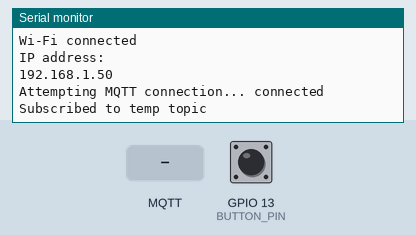
Recording of a sketch running on a simulated ESP32. Parts: the last lines printed to the serial monitor. The test bench sets the inputs (shaded band); at power-on: GPIO 13 (BUTTON_PIN) HIGH. WiFi joins after 1.5 s; servers stay silent unless stated; random numbers use the default seed unless the sketch sets one; no MQTT or app messages arrive unless stated.

Above: at 3.7 s.
3.8 s: GPIO 13 (BUTTON_PIN) pulled LOW for 0.15 s
At 5.0 s:
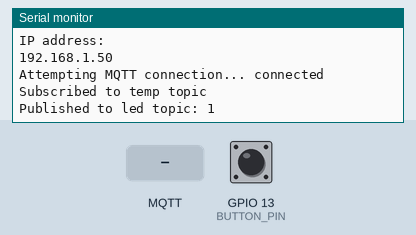
5.4 s: MQTT message "1" arrives on the first subscribed topic
At 6.4 s:
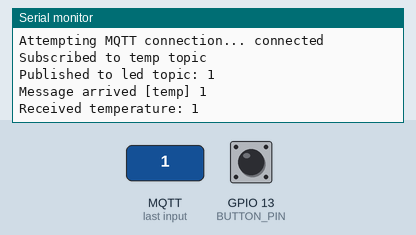
6.9 s: MQTT message "on" arrives on the first subscribed topic
At 7.6 s:
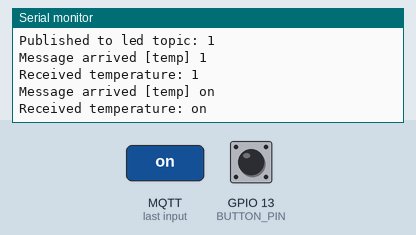
8.4 s: MQTT message "off" arrives on the first subscribed topic
At 8.8 s:
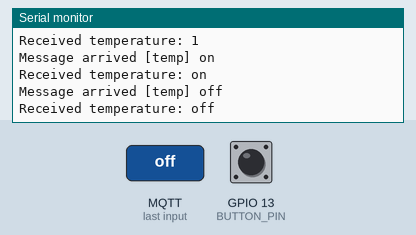
9.9 s: GPIO 13 (BUTTON_PIN) pulled LOW for 1 s
At 10.9 s:
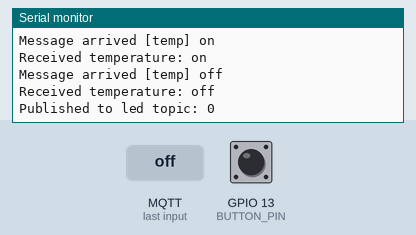

The sketch:

esp32_broker_client_1.ino
```cpp
/*
    wokwi link : https://wokwi.com/projects/415726464012155905
    Name : Mohammad Faqusa
    ID : 201014
    github link : https://github.com/Mohammad0Faqusa/blynk_broker_mqtt_project.git
*/

#include <WiFi.h>
#include <WiFiClientSecure.h>
#include <PubSubClient.h>

// WiFi credentials
const char *ssid = "Wokwi-GUEST";
const char *wifi_password = "";

// HiveMQ Cloud Broker settings
const char *mqtt_server = "indigosquash-lwqj6m.a03.euc1.aws.hivemq.cloud";
const int mqtt_port = 8883;
const char *mqtt_username = "mohammad";
const char *mqtt_password = "Mohammad123";

// MQTT topics
const char *temp_topic = "temp";
const char *led_topic = "led";

// HiveMQ Cloud Let's Encrypt CA certificate
static const char *root_ca PROGMEM = R"EOF(
-----BEGIN CERTIFICATE-----
MIIFazCCA1OgAwIBAgIRAIIQz7DSQONZRGPgu2OCiwAwDQYJKoZIhvcNAQELBQAw
TzELMAkGA1UEBhMCVVMxKTAnBgNVBAoTIEludGVybmV0IFNlY3VyaXR5IFJlc2Vh
cmNoIEdyb3VwMRUwEwYDVQQDEwxJU1JHIFJvb3QgWDEwHhcNMTUwNjA0MTEwNDM4
WhcNMzUwNjA0MTEwNDM4WjBPMQswCQYDVQQGEwJVUzEpMCcGA1UEChMgSW50ZXJu
ZXQgU2VjdXJpdHkgUmVzZWFyY2ggR3JvdXAxFTATBgNVBAMTDElTUkcgUm9vdCBY
MTCCAiIwDQYJKoZIhvcNAQEBBQADggIPADCCAgoCggIBAK3oJHP0FDfzm54rVygc
h77ct984kIxuPOZXoHj3dcKi/vVqbvYATyjb3miGbESTtrFj/RQSa78f0uoxmyF+
0TM8ukj13Xnfs7j/EvEhmkvBioZxaUpmZmyPfjxwv60pIgbz5MDmgK7iS4+3mX6U
A5/TR5d8mUgjU+g4rk8Kb4Mu0UlXjIB0ttov0DiNewNwIRt18jA8+o+u3dpjq+sW
T8KOEUt+zwvo/7V3LvSye0rgTBIlDHCNAymg4VMk7BPZ7hm/ELNKjD+Jo2FR3qyH
B5T0Y3HsLuJvW5iB4YlcNHlsdu87kGJ55tukmi8mxdAQ4Q7e2RCOFvu396j3x+UC
B5iPNgiV5+I3lg02dZ77DnKxHZu8A/lJBdiB3QW0KtZB6awBdpUKD9jf1b0SHzUv
KBds0pjBqAlkd25HN7rOrFleaJ1/ctaJxQZBKT5ZPt0m9STJEadao0xAH0ahmbWn
OlFuhjuefXKnEgV4We0+UXgVCwOPjdAvBbI+e0ocS3MFEvzG6uBQE3xDk3SzynTn
jh8BCNAw1FtxNrQHusEwMFxIt4I7mKZ9YIqioymCzLq9gwQbooMDQaHWBfEbwrbw
qHyGO0aoSCqI3Haadr8faqU9GY/rOPNk3sgrDQoo//fb4hVC1CLQJ13hef4Y53CI
rU7m2Ys6xt0nUW7/vGT1M0NPAgMBAAGjQjBAMA4GA1UdDwEB/wQEAwIBBjAPBgNV
HRMBAf8EBTADAQH/MB0GA1UdDgQWBBR5tFnme7bl5AFzgAiIyBpY9umbbjANBgkq
hkiG9w0BAQsFAAOCAgEAVR9YqbyyqFDQDLHYGmkgJykIrGF1XIpu+ILlaS/V9lZL
ubhzEFnTIZd+50xx+7LSYK05qAvqFyFWhfFQDlnrzuBZ6brJFe+GnY+EgPbk6ZGQ
3BebYhtF8GaV0nxvwuo77x/Py9auJ/GpsMiu/X1+mvoiBOv/2X/qkSsisRcOj/KK
NFtY2PwByVS5uCbMiogziUwthDyC3+6WVwW6LLv3xLfHTjuCvjHIInNzktHCgKQ5
ORAzI4JMPJ+GslWYHb4phowim57iaztXOoJwTdwJx4nLCgdNbOhdjsnvzqvHu7Ur
TkXWStAmzOVyyghqpZXjFaH3pO3JLF+l+/+sKAIuvtd7u+Nxe5AW0wdeRlN8NwdC
jNPElpzVmbUq4JUagEiuTDkHzsxHpFKVK7q4+63SM1N95R1NbdWhscdCb+ZAJzVc
oyi3B43njTOQ5yOf+1CceWxG1bQVs5ZufpsMljq4Ui0/1lvh+wjChP4kqKOJ2qxq
4RgqsahDYVvTH9w7jXbyLeiNdd8XM2w9U/t7y0Ff/9yi0GE44Za4rF2LN9d11TPA
mRGunUHBcnWEvgJBQl9nJEiU0Zsnvgc/ubhPgXRR4Xq37Z0j4r7g1SgEEzwxA57d
emyPxgcYxn/eR44/KJ4EBs+lVDR3veyJm+kXQ99b21/+jh5Xos1AnX5iItreGCc=
-----END CERTIFICATE-----
)EOF";

WiFiClientSecure espClient;
PubSubClient client(espClient);

// Define the button pin
#define BUTTON_PIN 13 // D13 on ESP32 Wokwi

void setup_wifi()
{
  delay(10);
  Serial.println();
  Serial.print("Connecting to ");
  Serial.println(ssid);

  WiFi.mode(WIFI_STA);
  WiFi.begin(ssid, wifi_password);

  while (WiFi.status() != WL_CONNECTED)
  {
    delay(500);
    Serial.print(".");
  }

  Serial.println("\nWi-Fi connected");
  Serial.println("IP address: ");
  Serial.println(WiFi.localIP());
}

void callback(char *topic, byte *payload, unsigned int length)
{
  // Handle incoming messages
  Serial.print("Message arrived [");
  Serial.print(topic);
  Serial.print("] ");

  String message;
  for (unsigned int i = 0; i < length; i++)
  {
    message += (char)payload[i];
  }
  Serial.println(message);

  if (String(topic) == temp_topic)
  {
    Serial.print("Received temperature: ");
    Serial.println(message);

    // You can process the temperature value here
  }
}

void reconnect()
{
  // Loop until we're reconnected
  while (!client.connected())
  {
    Serial.print("Attempting MQTT connection... ");
    String clientId = "ESP32Client-" + String(random(0xffff), HEX);

    if (client.connect(clientId.c_str(), mqtt_username, mqtt_password))
    {
      Serial.println("connected");
      // Once connected, subscribe to the temp topic
      client.subscribe(temp_topic);
      Serial.println("Subscribed to temp topic");
    }
    else
    {
      Serial.print("failed, rc=");
      Serial.print(client.state());
      Serial.println(" trying again in 5 seconds");
      delay(5000);
    }
  }
}

void setup()
{
  delay(500);
  Serial.begin(115200);
  delay(500);

  // Initialize button pin
  pinMode(BUTTON_PIN, INPUT_PULLUP);

  setup_wifi();

  espClient.setCACert(root_ca);
  client.setServer(mqtt_server, mqtt_port);
  client.setCallback(callback);

  reconnect();
}

void loop()
{
  if (!client.connected())
  {
    reconnect();
  }
  client.loop();

  static unsigned long lastButtonPress = 0;
  static bool lastButtonState = HIGH;
  bool buttonState = digitalRead(BUTTON_PIN);

  // Check if the button is pressed
  if (buttonState == LOW && lastButtonState == HIGH)
  {
    // Debounce delay
    if (millis() - lastButtonPress > 50)
    {
      lastButtonPress = millis();
      // Toggle the LED by publishing to the "led" topic
      static bool ledState = false;
      ledState = !ledState;
      const char *ledMessage = ledState ? "1" : "0";
      client.publish(led_topic, ledMessage);
      Serial.print("Published to led topic: ");
      Serial.println(ledMessage);
    }
  }

  lastButtonState = buttonState;

  delay(10); // Small delay to avoid flooding the loop
}
```

Measured:
- after the input at 3.8 s, the serial monitor: prints a new line at once (image 1)
- after the input at 5.4 s, the serial monitor: prints a new line at once (image 2)
- after the input at 6.9 s, the serial monitor: prints a new line at once (image 3)
- after the input at 8.4 s, the serial monitor: prints a new line at once (image 4)
- after the input at 9.9 s, the serial monitor: prints a new line at once (image 5)
